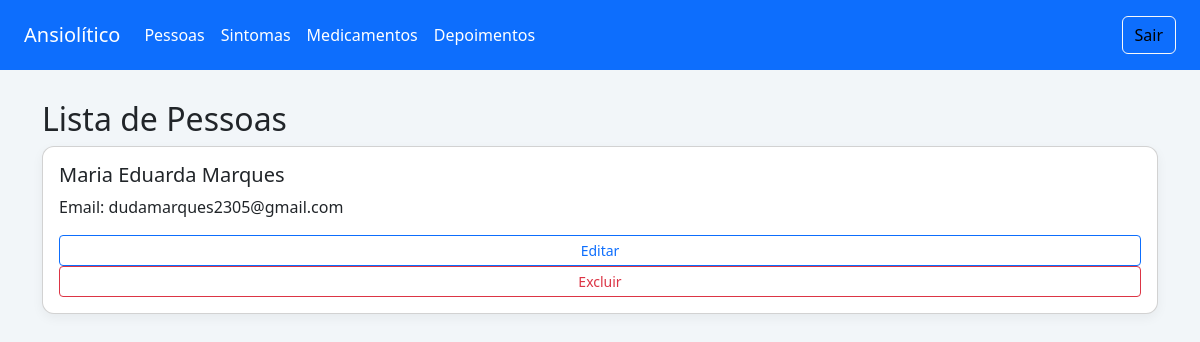
The page /pessoas/ (signed in) on the database as committed earlier.
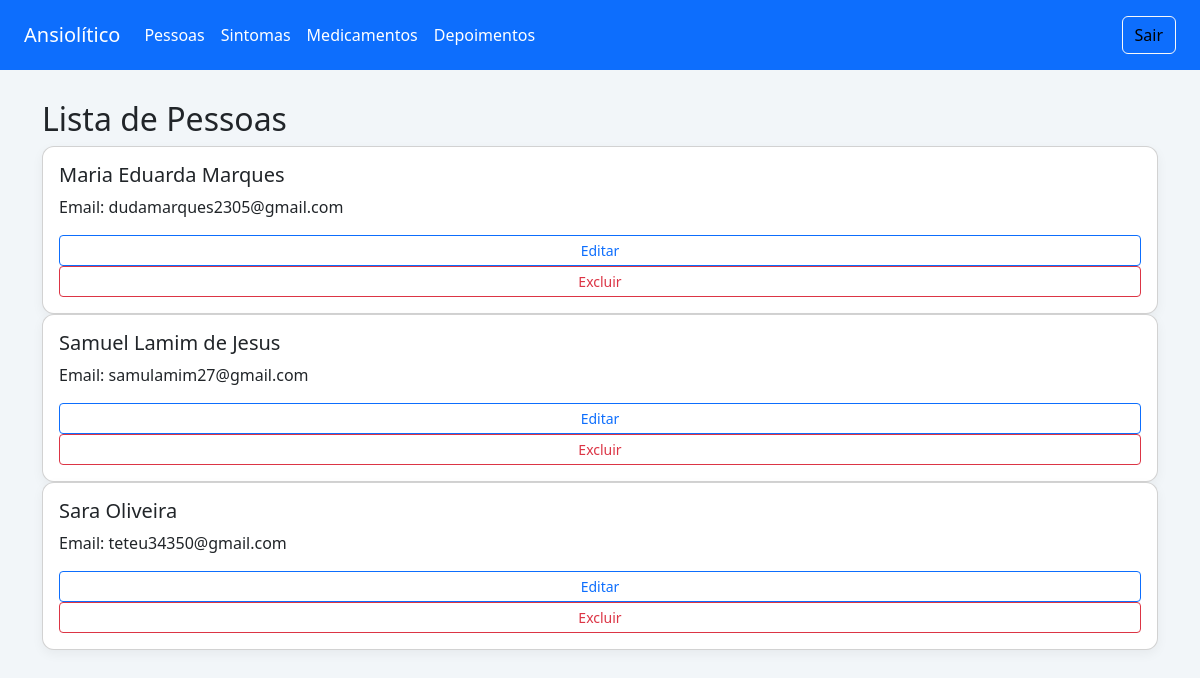
The same page on the database as committed later.
### app/models.py (models this page shows, shortened)
class Pessoa(models.Model):
    usuario = models.OneToOneField(User, on_delete=models.CASCADE, null=True, blank=True)
    nome = models.CharField(max_length=100)
    idade = models.PositiveIntegerField()
    genero = models.CharField(max_length=20)
    email = models.EmailField(unique=True)
    cidade = models.ForeignKey(Cidade, on_delete=models.SET_NULL, null=True, blank=True)

### app/views.py (the view)
# urls.py: path('pessoas/', views.lista_pessoas, name='lista_pessoas'),
@login_required
def lista_pessoas(request):
    pessoas = Pessoa.objects.all()
    return render(request, 'pessoas.html', {'pessoas': pessoas})

### ansiolitico/app/templates/pessoas.html (shortened to what this page needs)
{% extends 'base.html' %}
{% block content %}
<h2>Lista de Pessoas</h2>
<div class="list-container">
    {% for pessoa in pessoas %}
    <div class="card p-3">
        <h5>{{ pessoa.nome }}</h5>
        <p>Email: {{ pessoa.email }}</p>
        <a href="{% url 'pessoa_edit' pessoa.pk %}" class="btn btn-outline-primary btn-sm">Editar</a>
        <a href="{% url 'pessoa_delete' pessoa.pk %}" class="btn btn-outline-danger btn-sm">Excluir</a>
    </div>
    {% endfor %}
</div>
{% endblock %}

### ansiolitico/app/templates/base.html (shortened to what this page needs)
<!DOCTYPE html>
<html lang="pt-br">
<head>
    <link href="https://cdn.jsdelivr.net/npm/bootstrap@5.3.0/dist/css/bootstrap.min.css" rel="stylesheet">
</head>
<body>
    <nav class="navbar navbar-expand-lg px-4">
        <a class="navbar-brand" href="{% url 'home' %}">Ansiolítico</a>
        <div class="collapse navbar-collapse">
            <ul class="navbar-nav me-auto">
                <li class="nav-item"><a class="nav-link" href="{% url 'lista_pessoas' %}">Pessoas</a></li>
                <li class="nav-item"><a class="nav-link" href="{% url 'lista_sintomas' %}">Sintomas</a></li>
                <li class="nav-item"><a class="nav-link" href="{% url 'lista_medicamentos' %}">Medicamentos</a></li>
                <li class="nav-item"><a class="nav-link" href="{% url 'lista_depoimentos' %}">Depoimentos</a></li>
            </ul>
            <span class="navbar-text">
                <a href="{% url 'logout' %}" class="btn btn-outline-light">Sair</a>
            </span>
        </div>
    </nav>
    <div class="container">
        {% block content %}{% endblock %}
    </div>
</body>
</html>

### ansiolitico/app/templates/base.html (style rules this page uses)
body { background-color: #f2f6f9; font-family: 'Segoe UI', sans-serif; }
.navbar { background-color: #0d6efd; }
.navbar-brand, .nav-link { color: #fff !important; transition: 0.3s; }
.container { margin-top: 30px; }
.card { border-radius: 12px; box-shadow: 0px 4px 12px rgba(0, 0, 0, 0.05); }

Rows that differ between the two databases and show on the page:
added Pessoa: nome "Samuel Lamim de Jesus", email "samulamim27@gmail.com"
added Pessoa: nome "Sara Oliveira", email "teteu34350@gmail.com"
